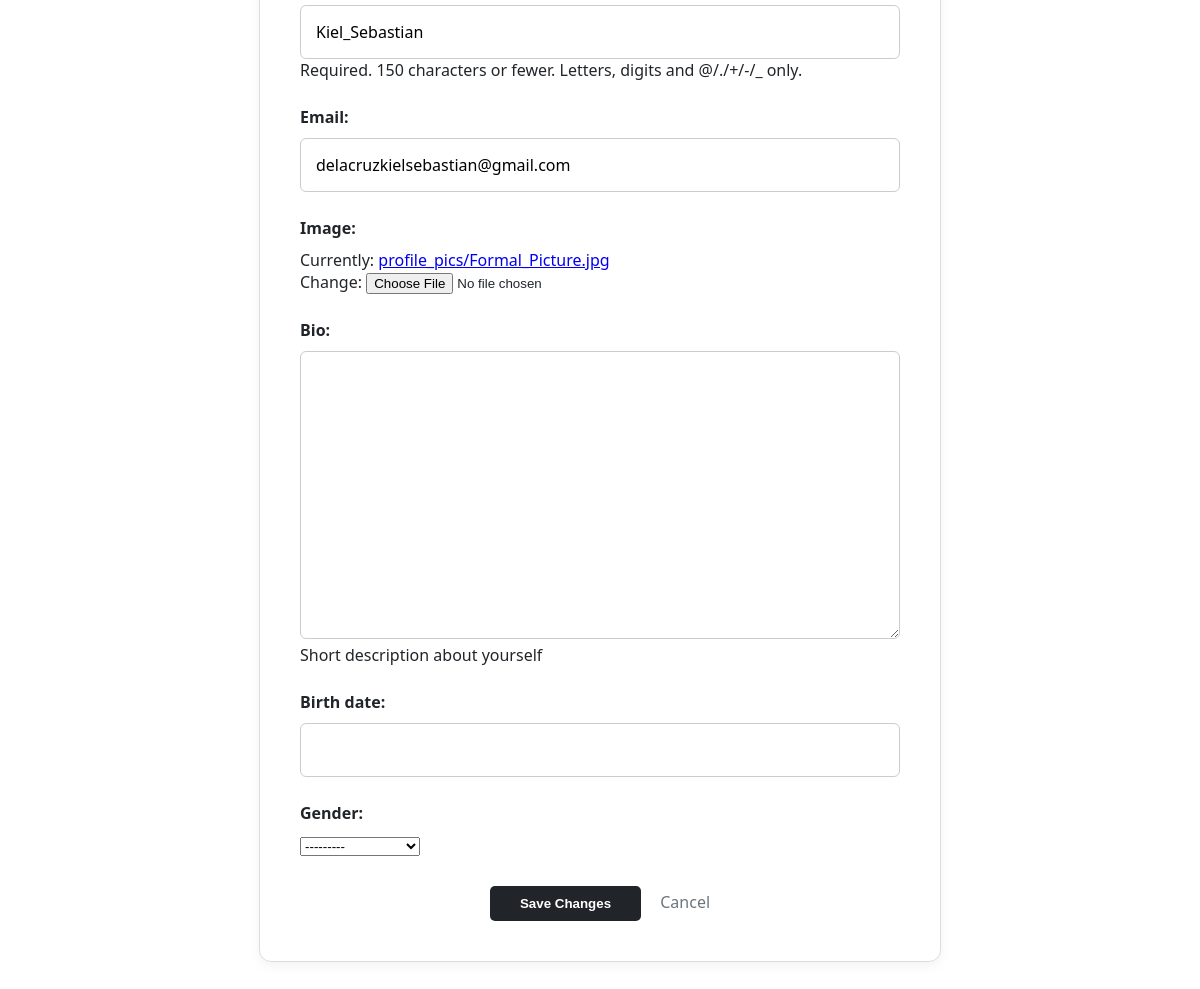
/profile/update/ (signed in, lower part), run on an earlier commit of the app's database.
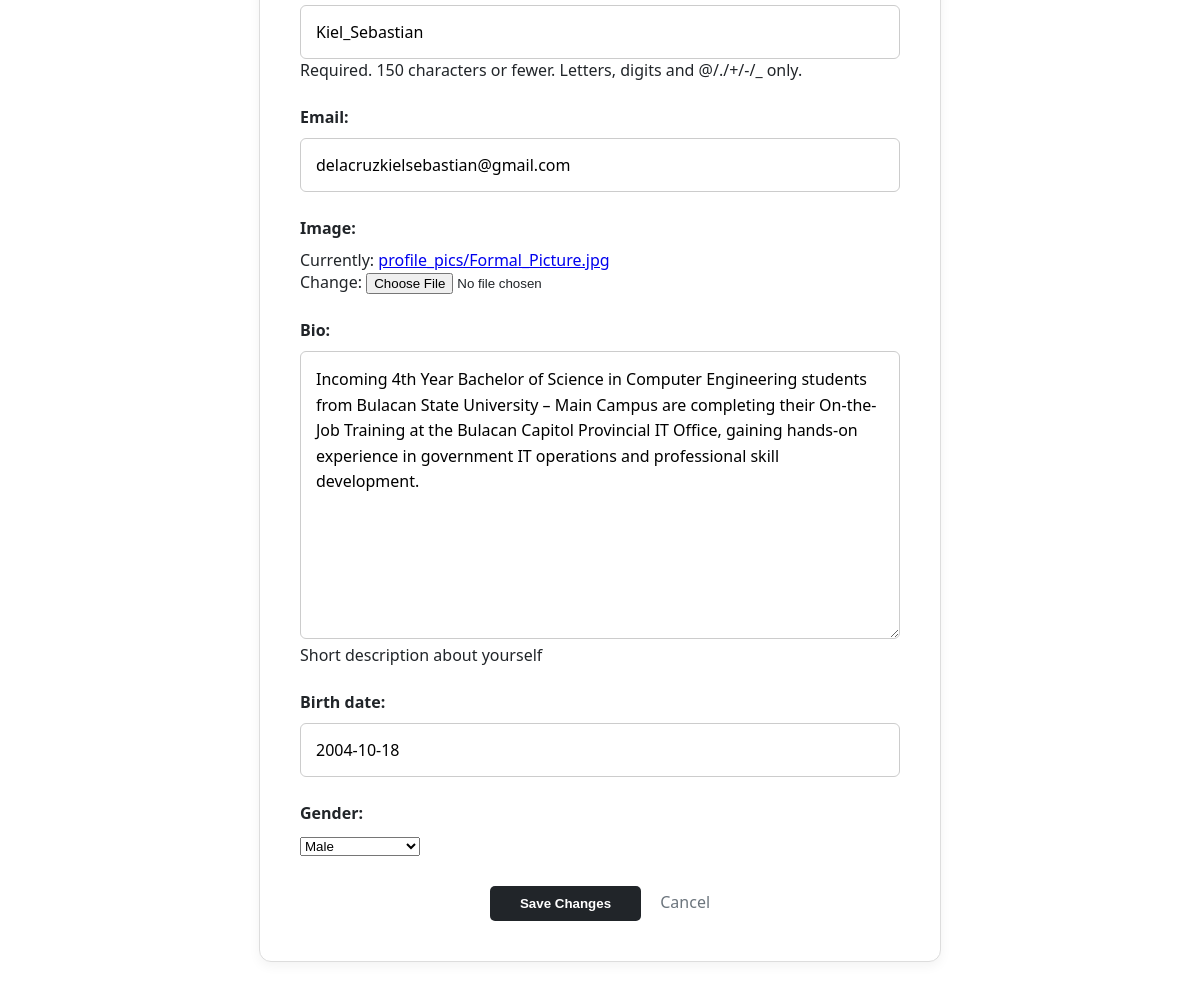
And on a later commit of the database.
### blog/models.py (models this page shows, shortened)
class Profile(models.Model):
    user = models.OneToOneField(User, on_delete=models.CASCADE)
    image = models.ImageField(default='default.jpg', upload_to='profile_pics')
    bio = models.TextField(max_length=500, blank=True, help_text="Short description about yourself")
    birth_date = models.DateField(null=True, blank=True)
    gender = models.CharField(max_length=1, choices=GENDER_CHOICES, blank=True)

### blog/views.py (the view)
# urls.py: path('profile/update/', views.profile_update, name='profile-update'),
@login_required
def profile_update(request):
    profile, created = Profile.objects.get_or_create(user=request.user)
    if request.method == 'POST':
        u_form = UserUpdateForm(request.POST, instance=request.user)
        p_form = ProfileUpdateForm(request.POST, request.FILES, instance=profile)
        if u_form.is_valid() and p_form.is_valid():
            u_form.save()
            p_form.save()
            messages.success(request, 'Your profile details have been successfully updated!')
            return redirect('user-profile', username=request.user.username)
    else:
        u_form = UserUpdateForm(instance=request.user)
        p_form = ProfileUpdateForm(instance=profile)
    context = {
        'u_form': u_form,
        'p_form': p_form
    }
    return render(request, 'blog/profile_update.html', context)

### blog/forms.py
class UserUpdateForm(forms.ModelForm):
    email = forms.EmailField()
    class Meta:
        model = User
        fields = ['username', 'email']

class ProfileUpdateForm(forms.ModelForm):
    class Meta:
        model = Profile
        fields = ['image', 'bio', 'birth_date', 'gender']

### blog/templates/blog/profile_update.html (shortened to what this page needs)
{% extends "blog/base.html" %}
{% block content %}
    <div class="card" style="max-width: 600px; margin: 30px auto; padding: 40px; text-align: center;">
        <form method="POST" enctype="multipart/form-data" style="text-align: left;">
            {{ u_form.as_p }}
            {{ p_form.as_p }}
            <div style="text-align: center; margin-top: 30px;">
                <button class="btn-primary" type="submit" style="padding: 10px 30px; border: none; border-radius: 5px; cursor: pointer;">Save Changes</button>
                <a href="{% url 'user-profile' user.username %}" style="margin-left: 15px; text-decoration: none; color: #6c757d;">Cancel</a>
            </div>
        </form>
    </div>
{% endblock %}

What changed in the data, as far as the page shows it:
changed Profile: bio (not shown) → "Incoming 4th Year Bachelor of Science in Computer Engineering students from Bulacan State University – Main Campus are completing their On-the-Job Training at the Bulacan Capitol Provincial IT Office, gaining hands-on experience in government IT operations and professional skill development."; birth_date (not shown) → "2004-10-18"; gender "---------" → "Male"
